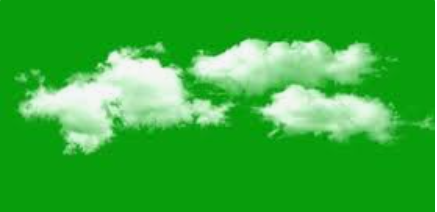
#> input picture Thumdnail Maker/Assets/clouds.png, 437 x 212 px
$ python -i thumbnailmaker2.py   (imports and definitions only)   (older library calls are emulated)
#> lines starting #> are read from the running program, lines starting #| are printed output that depends on the picture
#> further down, picture is the input picture: PIL image 437x212 RGBA; mean R, G, B, A 52.6, 175.4, 55.9, 255
from PIL import Image, ImageDraw, ImageFont, ImageEnhance, ImageFilter, ImageChops
import os

# [15 lines left out: functions enhance_image, add_sunset_hue, not called in this run]

def adjust_image_properties(image):
    # Adjust contrast, brightness, and add blur for the modern twist
    image = ImageEnhance.Contrast(image).enhance(1.5)
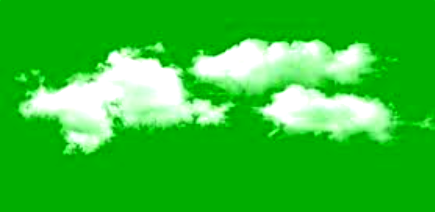
#> image: PIL image 437x212 RGBA; mean R, G, B, A 48.9, 193.6, 49.6, 255
    image = ImageEnhance.Brightness(image).enhance(1.3)
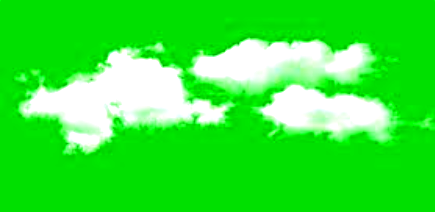
#> image: PIL image 437x212 RGBA; mean R, G, B, A 55.7, 232.9, 56.5, 255
    image = image.filter(ImageFilter.GaussianBlur(1))
    return image

# [115 lines left out: functions create_gradient, add_cloud_overlay, create_thumbnail_with_effect, not called in this run]

# Paths to your images and output
image1_path = "image1.jpg"  # Replace with the actual filename of the first image
image2_path = "image2.jpg"  # Replace with the actual filename of the second image
output_path = "thumbnail_with_effect.png"
cloud_overlay_path = "clouds.png"  # Replace with the actual filename of the cloud overlay image

# Create the thumbnail with effect
# [1 line not run here, left out]

>>> from PIL import Image
>>> picture = Image.open('../Assets/clouds.png')
>>> result = adjust_image_properties(picture)
